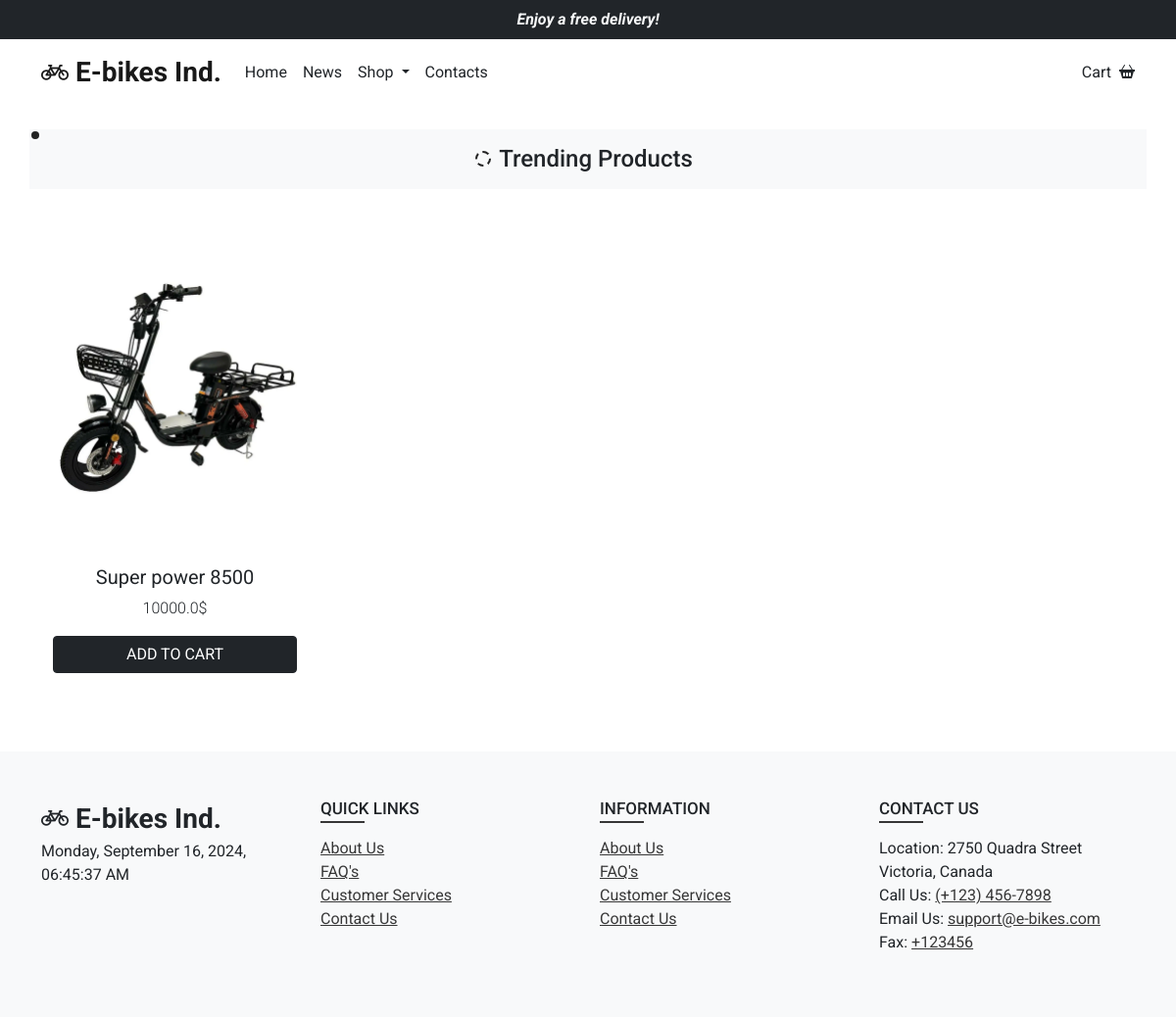
The app's page /shop/e-bikes with its own data.
### app/database.py (models this page shows, shortened)
class Product(db.Model):
    __tablename__ = "products"
    id = Column(Integer, primary_key=True)
    name = Column(String(80), unique=True, nullable=False)
    description = Column(String(), unique=True, nullable=False)
    price = Column(Float, nullable=False)
    img_path = Column(String(), unique=True, nullable=False)
    color = Column(String(), nullable=False)
    availability = Column(Integer, nullable=False)
    category = Column(String(), nullable=False)

### app/routes/shop/shop.py (the view)
@shop.route("/<string:category>")
def products(category):
    data = db.session.query(Product).filter_by(category=category).all()
    if len(data) == 0:
        abort(404)
    return render_template("products.html", products=data)

### app/templates/products.html (shortened to what this page needs)
{% extends 'base.html' %}
{% block content %}
<div class="container mt-4">
    <div class="row">
        <div class="products-title d-flex justify-content-center align-items-center py-3 bg-light">
            <span class="dot d-block"></span>
            <h3 class="mb-0 mx-2 fs-4">Trending Products</h3>
          </div>
    </div>
    <div class="row py-3 g-2">
      {% for product in products %}
      <div class="product-item col-lg-3 col-md-6 col-12 p-2 px-3">
        <a class="d-block" href="#">
          <div class="wrapper-product-img">
            <div class="card-img-top" style="background-image: url({{ url_for('static', filename=product.img_path) }})"></div>
          </div>
        </a>
        <h3 class="text-center fs-5 pt-2 fw-normal">{{ product.name }}</h3>
        <p class="text-center fw-light">{{ product.price }}$</p>
        <a href="#" class="text-uppercase fs-6 text-decoration-none d-block btn btn-dark my-2">Add To Cart</a>
      </div>
      {% endfor %}
    </div>
</div>
{% endblock content %}

### app/static/css/custom.css (style rules this page uses)
span.dot { width: 16px; height: 16px; border: 2px dashed #222222; border-radius: 50%; animation: rotation360 3s infinite linear; }
span.dot::before { content: ''; position: absolute; left: 0; top: 0; width: 8px; height: 8px; margin: 2px; border-radius: 50%; background-color: #222222; }
.products-title { position: relative; font-size: medium; }
.card-img-top { height: 22rem; background-repeat: no-repeat; background-size: contain; background-position: center; }

### records on screen
Product: img_path (picture), name "Super power 8500", price "10000.0"
